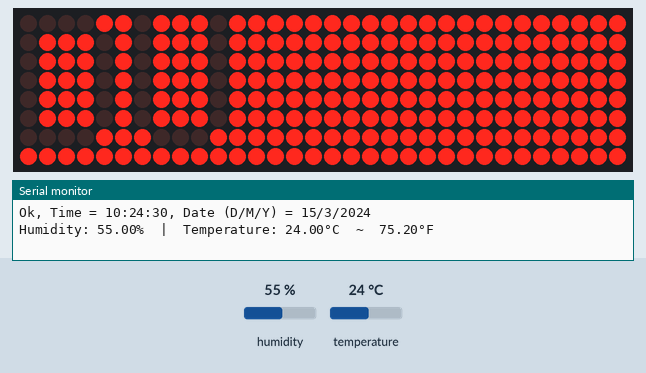
Simulated run of this program. Board: ESP32. Shown: 32×8 LED matrix, the last lines printed to the serial monitor. The test bench sets the inputs (shaded band); at power-on: humidity 55 %, temperature 24 °C. The local clock reads 2024-03-15 10:24:30 at power-on unless the program sets it.

Above: at 0.12 s.
At 0.72 s:
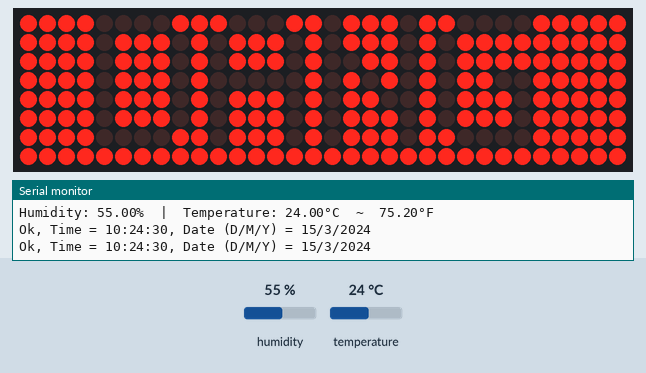
At 1.32 s:
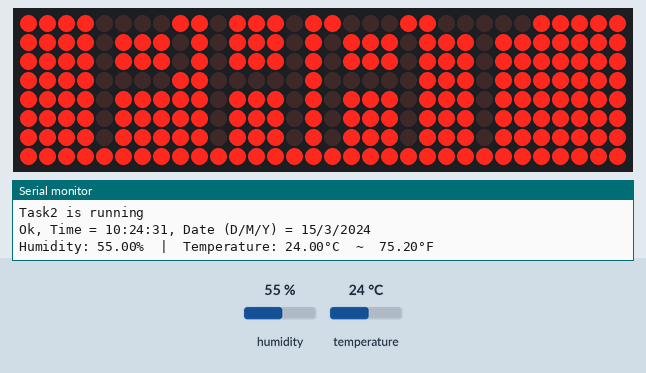

Measured:
- by itself, everything shown: repeats every 1.0 s, in 5 steps

The program:

main.cpp
```cpp
#include <freertos/FreeRTOS.h>
#include <freertos/task.h>
#include <DHT.h>
#include <DHT_U.h>
#include <MD_Parola.h>
#include <MD_MAX72xx.h>
#include <SPI.h>
#include <Wire.h>
#include <TimeLib.h>
#include <DS1307RTC.h>

//RTC_DS1307 rtc;
void Task1code( void *pvParameters );
void Task2code( void *pvParameters );
void Task3code( void *pvParameters );
TaskHandle_t Task1; //khai báo 2 task và đặt tên cho task
TaskHandle_t Task2;
TaskHandle_t Task3;

#define DHT11_PIN  13 // ESP32 pin GPIO21 connected to DHT11 sensor
DHT dht11(DHT11_PIN, DHT11);

#define HARDWARE_TYPE MD_MAX72XX::FC16_HW
#define MAX_DEVICES 4
#define CS_PIN 5
MD_Parola Display = MD_Parola(HARDWARE_TYPE, CS_PIN, MAX_DEVICES);

#ifdef __AVR__
 #include <avr/power.h> // Required for 16 MHz Adafruit Trinket
#endif

void DelayMS(unsigned t)
{
    TickType_t currentTick = xTaskGetTickCount();
    while((xTaskGetTickCount()) - (currentTick) < pdMS_TO_TICKS(t));
}

void print2digits(int number) {
  if (number >= 0 && number < 10) {
    Serial.write('0');
  }
  Serial.print(number);
}

void readDS1307()
{
  tmElements_t tm;
  if (RTC.read(tm)) {
    Serial.print("Ok, Time = ");
    print2digits(tm.Hour);
    Serial.write(':');
    print2digits(tm.Minute);
    Serial.write(':');
    print2digits(tm.Second);
    Serial.print(", Date (D/M/Y) = ");
    Serial.print(tm.Day);
    Serial.write('/');
    Serial.print(tm.Month);
    Serial.write('/');
    Serial.print(tmYearToCalendar(tm.Year));
    Serial.println();
  } else {
    if (RTC.chipPresent()) {
      Serial.println("The DS1307 is stopped.  Please run the SetTime");
      Serial.println("example to initialize the time and begin running.");
      Serial.println();
    } else {
      Serial.println("DS1307 read error!  Please check the circuitry.");
      Serial.println();
    }
  }
  DelayMS(200);
}


void MATRIX() {
  Display.setInvert(true);
  Display.setTextAlignment(PA_LEFT);
  Display.print("DU"); // display text
   DelayMS(200);
  Display.setTextAlignment(PA_CENTER);
  Display.print("PHAT"); // display text
 DelayMS(200);
  Display.setTextAlignment(PA_RIGHT);
  Display.print("NHAT"); // display text
 DelayMS(200);
  Display.setTextAlignment(PA_CENTER);
  Display.print("DANG"); // display text
   DelayMS(200);
  Display.setTextAlignment(PA_CENTER);
  Display.print("TEAM"); // display text inverted
   DelayMS(200);
}


void DHT_11(){
  float humi  = dht11.readHumidity();
  float tempC = dht11.readTemperature();
  float tempF = dht11.readTemperature(true);

  // check whether the reading is successful or not
  if ( isnan(tempC) || isnan(tempF) || isnan(humi)) {
    Serial.println("Failed to read from DHT11 sensor!");
  } else {
    Serial.print("Humidity: ");
    Serial.print(humi);
    Serial.print("%");
    Serial.print("  |  ");
    Serial.print("Temperature: ");
    Serial.print(tempC);
    Serial.print("°C  ~  ");
    Serial.print(tempF);
    Serial.println("°F");
       DelayMS(200);
  }

}
void Task1code(void *pvPara){
  while(1){
    DHT_11();
    DelayMS(200);
  }
}
void Task2code(void *pvPara){
  while(1){
    MATRIX();
    Serial.println("Task2 is running");
  }
}
void Task3code(void *pvPara){
  while(1){
  readDS1307();
  }
}
void setup() {
  Wire.begin();
  Serial.begin(9600);
  dht11.begin();
  Display.begin();
  Display.setIntensity(0);
  Display.displayClear();

  xTaskCreatePinnedToCore(Task1code,"Task1",16384,NULL,1,&Task1,0);
  xTaskCreatePinnedToCore(Task2code,"Task2",16384,NULL,1,&Task2,1);
  xTaskCreatePinnedToCore(Task3code,"Task3",16384,NULL,1,&Task3,0);

}

void loop() {

}
```
